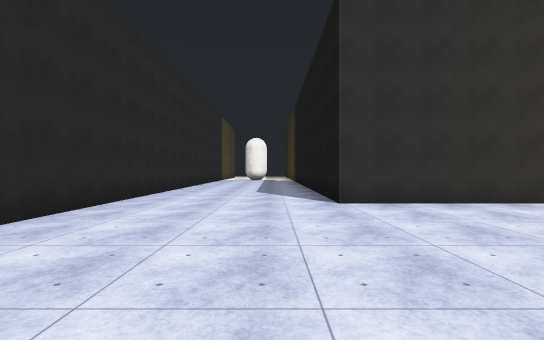
View 1 (above)

17 first-person views from a walk through a scene from a Unity 3-D project. The camera is 1.4 m above the floor, looks level and sees 85° across. The floor is counted in squares, 2 m on a side. Each view is taken from the middle of a square. On the plan, view 1 faces up. The plan holds only what a view shows up to about 10 squares ahead; the rest is blank. The place goes on beyond the plan. The player character is not drawn. Surface patterns are stand-ins for the level's own textures.

View 2
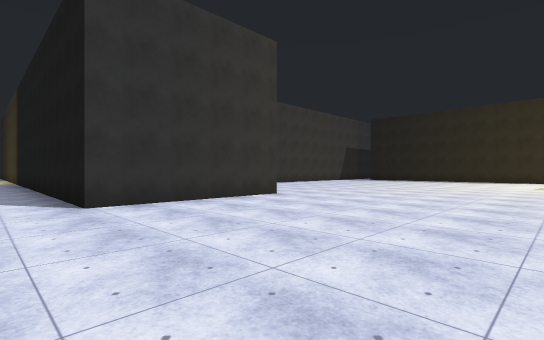

View 3
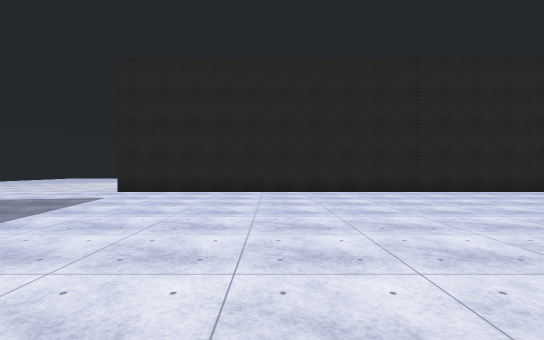

View 4
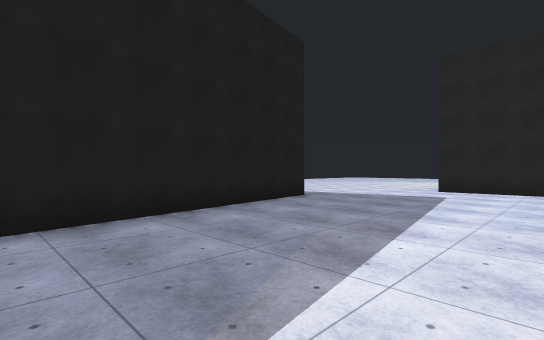

View 5
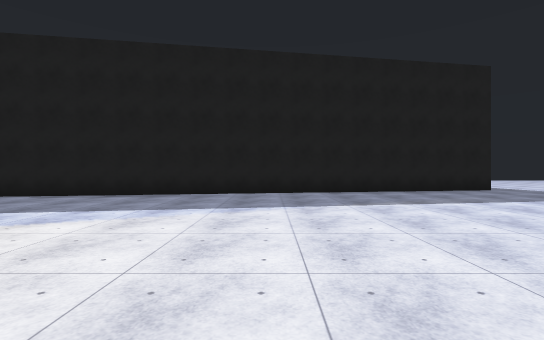

View 6
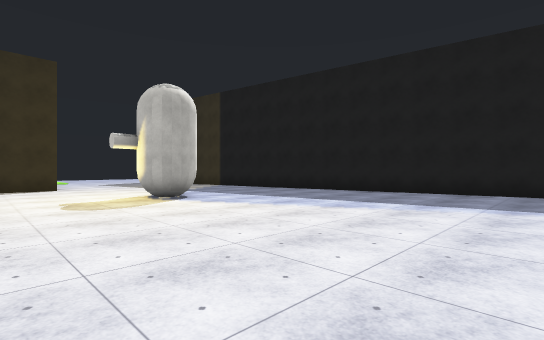

View 7
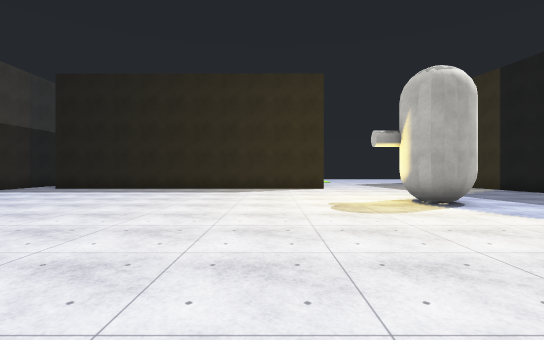

View 8
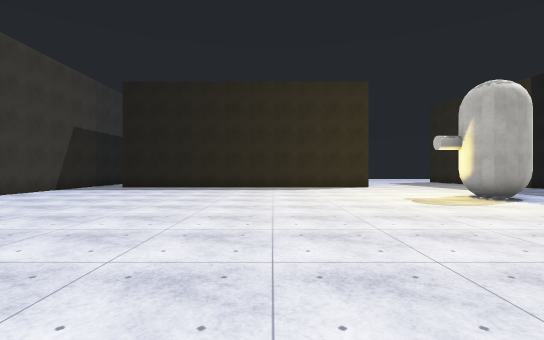

View 9
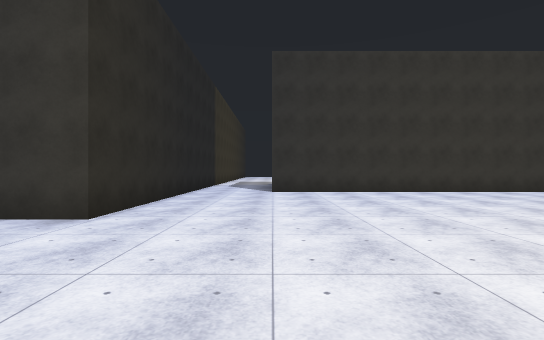

View 10
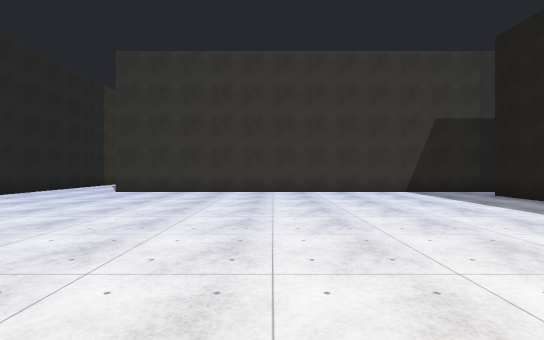

View 11
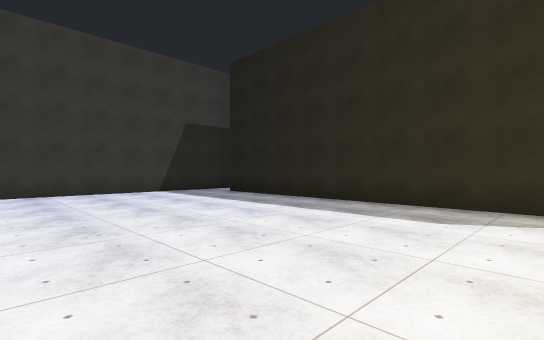

View 12
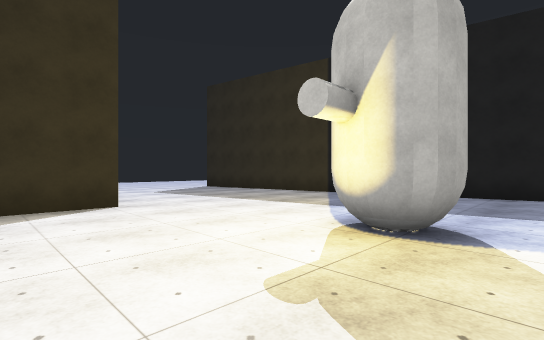

View 13
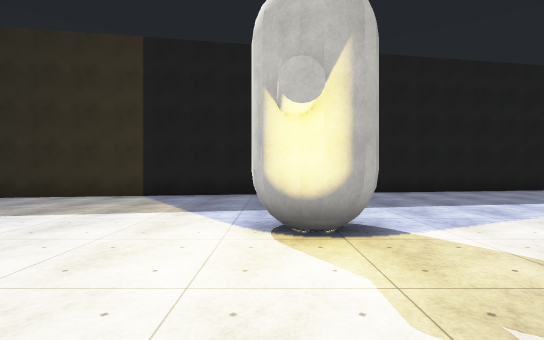

View 14
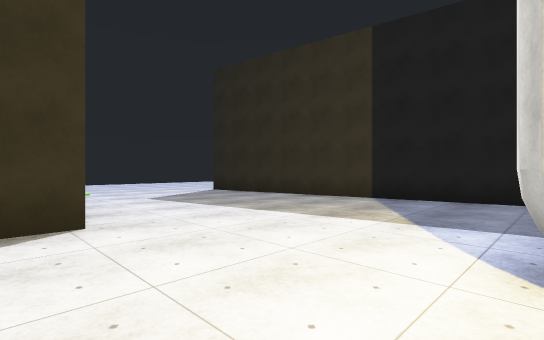

View 15
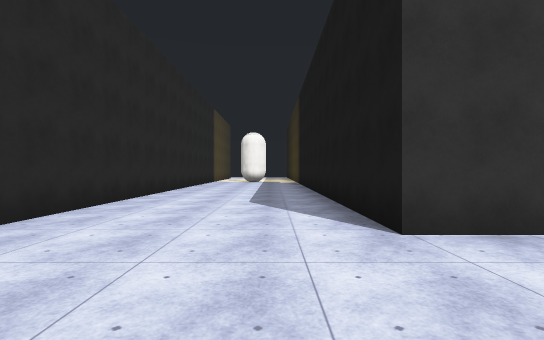

View 16
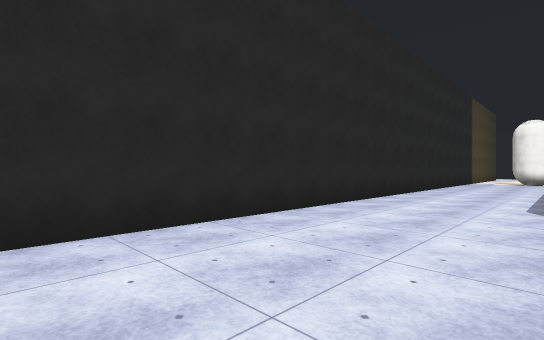

View 17
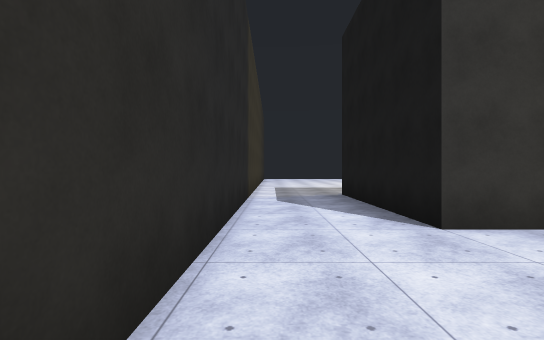

### Floor plan
Points are (right, up) in squares from view 1. A wall is a line through its corners. A room is listed if a view was taken in it or the views show most of it. See-through windows are left out.
Room 1 (views 1, 2, 3, 4, 5, 6, 7, 8, 9, 10, 11, 12, 13, 14, 15, 16, 17)
walls: (6.4, 13.5) (6.4, 6.2) (1.4, 6.2) (1.4, 12.9); (20.1, 0) (20.1, 10.1); (0.4, -9.3) (21.6, -5.7); (21.1, 11.5) (9, 11.5) (9, 13.5); (-3.4, 13.5) (-3.4, -7)
ways out: opening at (-1.5, -8.5)

Positions as (right, up) in squares from view 1, and headings:
1: (0, 0), facing up
2: (0, 0), facing up-right
3: (6, -2), facing left
4: (7, -4), facing down-left
5: (8, 1), facing down
6: (8, 2), facing down-right
7: (9, 2), facing right
8: (8, 4), facing right
9: (9, 2), facing up
10: (14, 2), facing up
11: (14, 2), facing up-right
12: (14, 2), facing down-right
13: (16, 2), facing down
14: (16, 1), facing down-right
15: (0, 3), facing up
16: (0, 3), facing up-left
17: (7, 8), facing up
